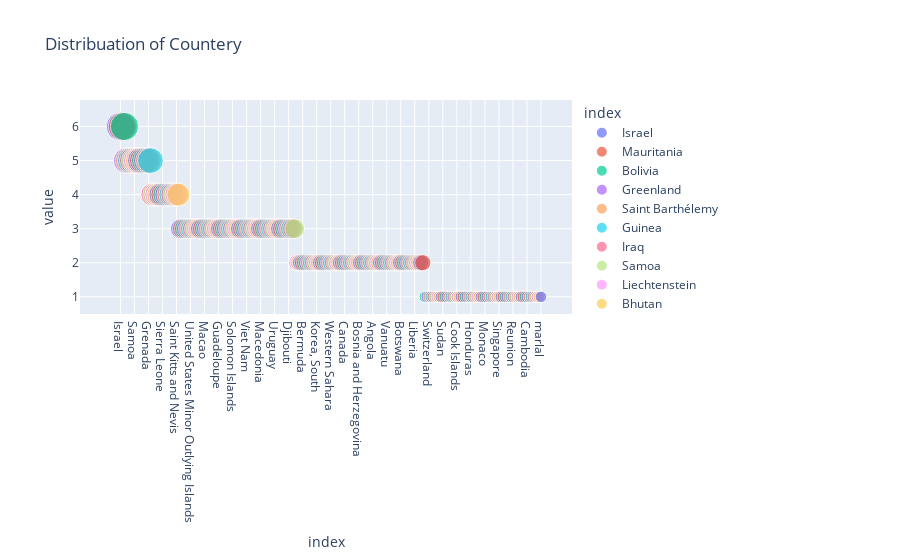

The cell this chart's notebook holds for it:
### Code cell
pc=px.scatter(cv,size=cv.values,color=cv.index,title="Distribuation of Countery")
pc.show()
